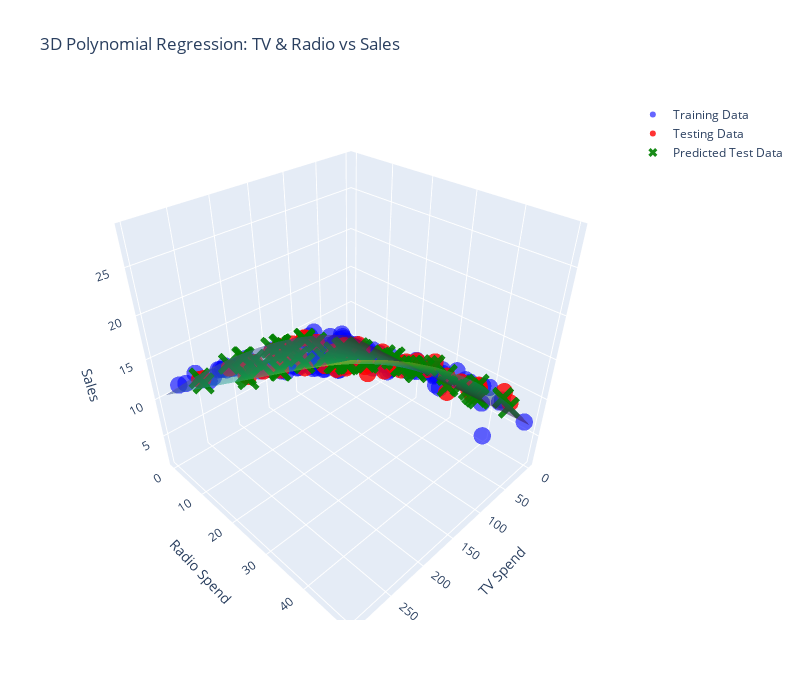

The notebook cell this image was saved under:
### Code cell
# --- 3D PLOT: TV vs. Radio vs. Sales ---
fig = go.Figure()

# Add actual training data points
fig.add_trace(go.Scatter3d(
    x=X_train[:, 0], y=X_train[:, 1], z=y_train,
    mode='markers', marker=dict(size=6, color='blue', opacity=0.6),
    name='Training Data'
))

# Add actual testing data points
fig.add_trace(go.Scatter3d(
    x=X_test[:, 0], y=X_test[:, 1], z=y_test,
    mode='markers', marker=dict(size=6, color='red', opacity=0.8),
    name='Testing Data'
))

# Add predicted test data points
fig.add_trace(go.Scatter3d(
    x=X_test[:, 0], y=X_test[:, 1], z=y_pred,
    mode='markers', marker=dict(size=8, color='green', symbol='x', opacity=0.9),
    name='Predicted Test Data'
))

# Generate polynomial regression surface
tv_range = np.linspace(X['TV'].min(), X['TV'].max(), 10)
radio_range = np.linspace(X['radio'].min(), X['radio'].max(), 10)
tv_grid, radio_grid = np.meshgrid(tv_range, radio_range)

# Create polynomial features for the grid
grid_features = np.c_[tv_grid.ravel(), radio_grid.ravel(), np.full_like(tv_grid.ravel(), X['newspaper'].mean())]
grid_features_poly = poly_converter.transform(grid_features)

# Predict sales for the regression plane
sales_grid = poly_model.predict(grid_features_poly).reshape(tv_grid.shape)

# Add regression surface
fig.add_trace(go.Surface(
    x=tv_grid, y=radio_grid, z=sales_grid,
    colorscale='Viridis', opacity=0.5, showscale=False,
    name='Regression Plane'
))

# Update layout
fig.update_layout(
    title="3D Polynomial Regression: TV & Radio vs Sales",
    scene=dict(
        xaxis_title="TV Spend",
        yaxis_title="Radio Spend",
        zaxis_title="Sales"
    ),
    width=800,
    height=700
)

# Show interactive 3D plot
fig.show()
